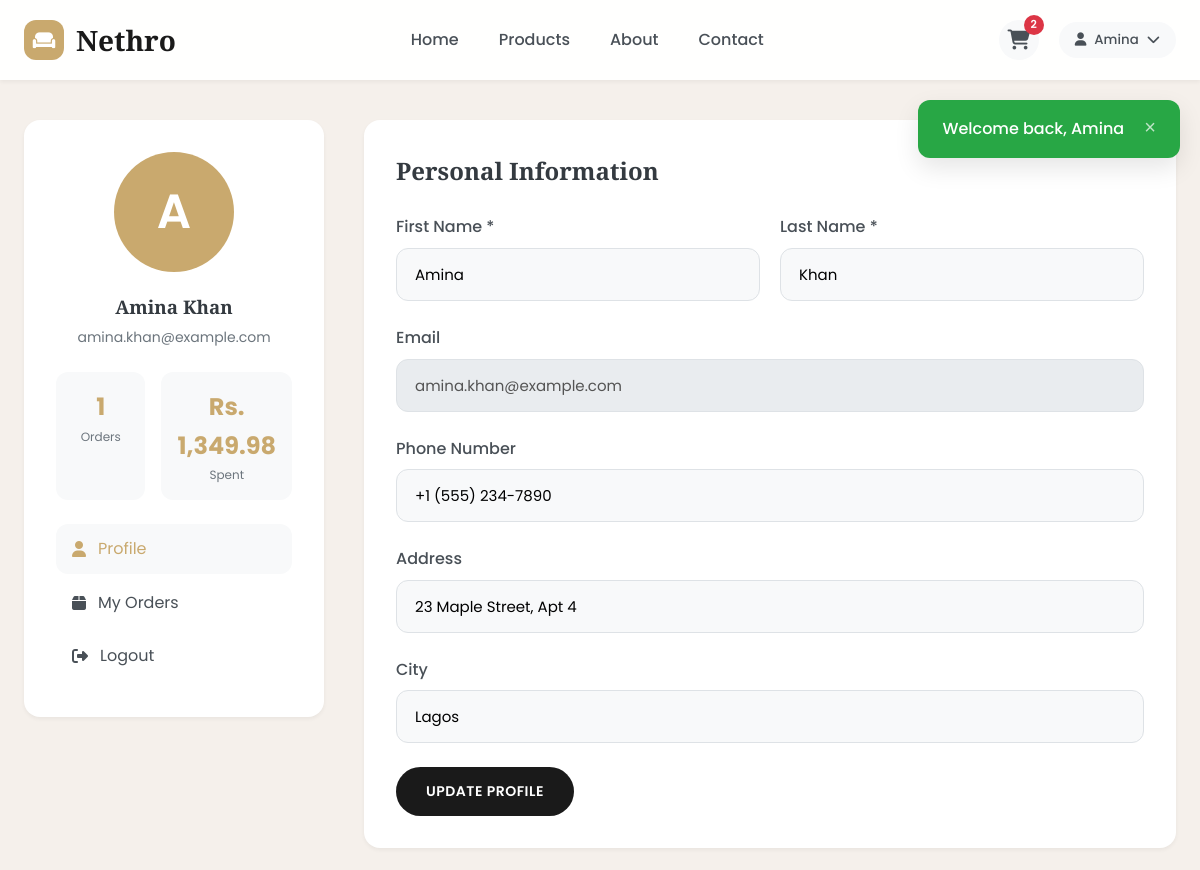
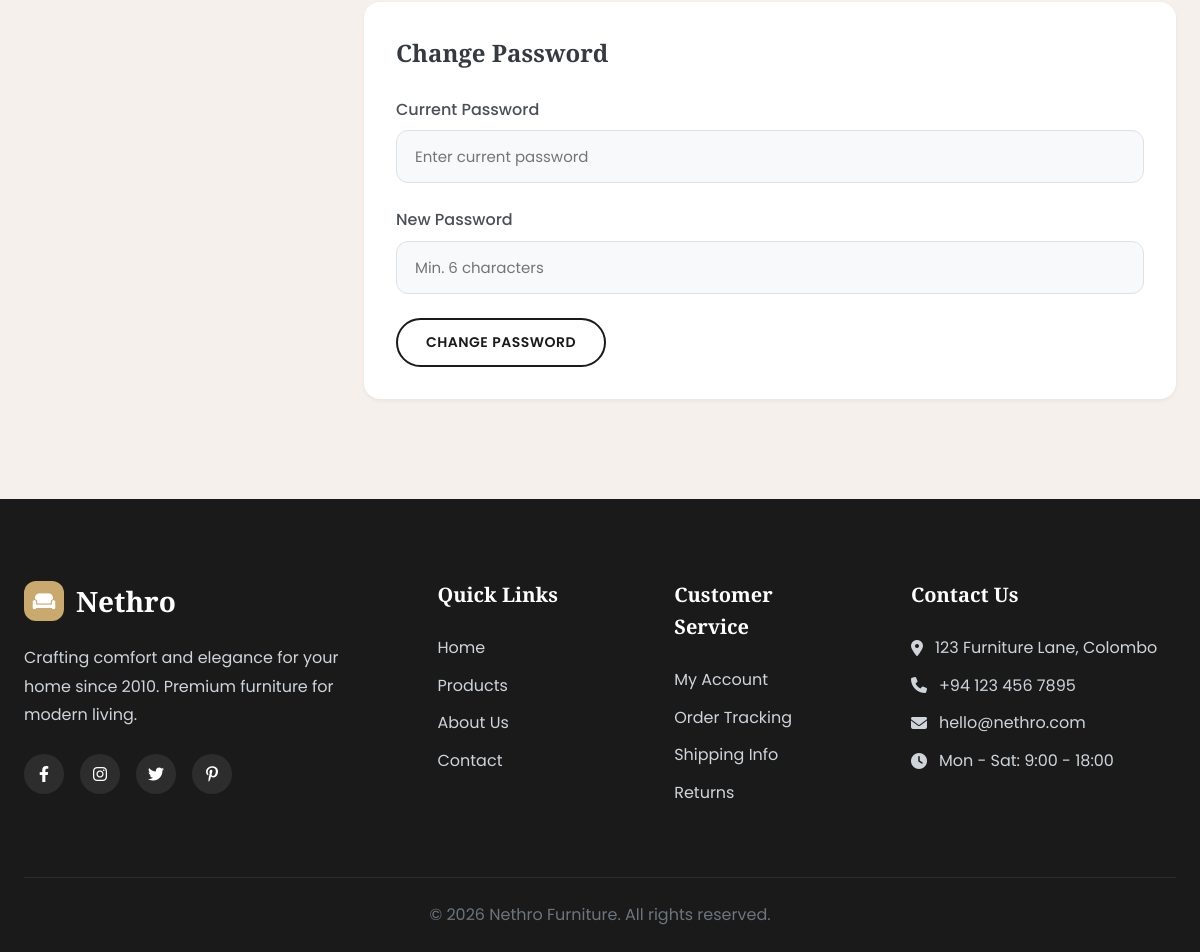
The app's page /profile.php (signed in) with its own data (2 pictures, top to bottom).
### tables this page shows
CREATE TABLE users (
    id INT AUTO_INCREMENT PRIMARY KEY,
    first_name VARCHAR(50) NOT NULL,
    last_name VARCHAR(50) NOT NULL,
    email VARCHAR(100) UNIQUE NOT NULL,
    password VARCHAR(255) NOT NULL,
    phone VARCHAR(20),
    address TEXT,
    city VARCHAR(50),
    created_at TIMESTAMP DEFAULT CURRENT_TIMESTAMP,
    updated_at TIMESTAMP DEFAULT CURRENT_TIMESTAMP ON UPDATE CURRENT_TIMESTAMP
);

### includes/db.php (called while the page is built, shortened)
<?php
$conn = new mysqli(DB_HOST, DB_USER, DB_PASS, DB_NAME);
$conn->set_charset("utf8mb4");
function executeQuery($sql, $types = "", $params = []) {
    global $conn;
    $stmt = $conn->prepare($sql);
    if ($types && !empty($params)) {
        $stmt->bind_param($types, ...$params);
    }
    if (!$stmt->execute()) {
        trigger_error('DB execute failed: ' . $stmt->error, E_USER_WARNING);
    }
    return $stmt;
}
function fetchOne($sql, $types = "", $params = []) {
    $stmt = executeQuery($sql, $types, $params);
    $result = $stmt->get_result();
    return $result->fetch_assoc();
}
if (isset($_SESSION['user_id'])) {
    $current_user = fetchOne("SELECT * FROM users WHERE id = ?", "i", [$_SESSION['user_id']]);
}
function getCartCount() {
    $count = 0;
    if (isset($_SESSION['user_id'])) {
        $result = fetchOne("SELECT SUM(quantity) as count FROM cart WHERE user_id = ?", "i", [$_SESSION['user_id']]);
        $count = $result['count'] ?? 0;
    } elseif (isset($_SESSION['cart_session'])) {
        $result = fetchOne("SELECT SUM(quantity) as count FROM cart WHERE session_id = ?", "s", [$_SESSION['cart_session']]);
        $count = $result['count'] ?? 0;
    }
    return $count;
}
function getFlash() {
    if (isset($_SESSION['flash'])) {
        $flash = $_SESSION['flash'];
        return $flash;
    }
    return null;
}
function formatPrice($price) {
    return 'Rs. ' . number_format($price, 2);
}
?>

### profile.php (the view, shortened to what this page needs)
<?php
require_once 'includes/db.php';
$orderCount = fetchOne("SELECT COUNT(*) as count FROM orders WHERE user_id = ?", "i", [$_SESSION['user_id']]);
$totalSpent = fetchOne("SELECT COALESCE(SUM(final_amount), 0) as total FROM orders WHERE user_id = ? AND status != 'cancelled'", "i", [$_SESSION['user_id']]);
require_once 'includes/header.php';
?>
<section class="section" style="padding-top: 40px;">
    <div class="profile-layout">
        <div class="profile-sidebar">
            <div class="profile-avatar">
                <?php echo strtoupper(substr($current_user['first_name'], 0, 1)); ?>
            </div>
            <h3 style="text-align: center; font-family: var(--font-display); margin-bottom: 4px;"><?php echo htmlspecialchars($current_user['first_name'] . ' ' . $current_user['last_name']); ?></h3>
            <p style="text-align: center; color: var(--gray-600); font-size: 14px; margin-bottom: 24px;"><?php echo htmlspecialchars($current_user['email']); ?></p>
            <div style="display: grid; grid-template-columns: 1fr 1fr; gap: 16px; margin-bottom: 24px; text-align: center;">
                <div style="padding: 16px; background: var(--gray-100); border-radius: var(--radius-md);">
                    <div style="font-size: 24px; font-weight: 700; color: var(--accent);"><?php echo $orderCount['count']; ?></div>
                    <div style="font-size: 12px; color: var(--gray-600);">Orders</div>
                </div>
                <div style="padding: 16px; background: var(--gray-100); border-radius: var(--radius-md);">
                    <div style="font-size: 24px; font-weight: 700; color: var(--accent);"><?php echo formatPrice($totalSpent['total']); ?></div>
                    <div style="font-size: 12px; color: var(--gray-600);">Spent</div>
                </div>
            </div>
            <ul class="profile-menu">
                <li><a href="profile.php" class="active"><i class="fas fa-user"></i> Profile</a></li>
                <li><a href="orders.php"><i class="fas fa-box"></i> My Orders</a></li>
                <li><a href="logout.php"><i class="fas fa-sign-out-alt"></i> Logout</a></li>
            </ul>
        </div>
        <div>
            <div style="background: white; padding: 32px; border-radius: var(--radius-lg); box-shadow: var(--shadow-sm); margin-bottom: 24px;">
                <h3 style="font-family: var(--font-display); margin-bottom: 24px; font-size: 24px;">Personal Information</h3>
                <form method="POST" action="" data-validate>
                    <div class="form-row">
                        <div class="form-group">
                            <label class="form-label">First Name *</label>
                            <input type="text" name="first_name" class="form-control" required value="<?php echo htmlspecialchars($current_user['first_name']); ?>">
                        </div>
                        <div class="form-group">
                            <label class="form-label">Last Name *</label>
                            <input type="text" name="last_name" class="form-control" required value="<?php echo htmlspecialchars($current_user['last_name']); ?>">
                        </div>
                    </div>
                    <div class="form-group">
                        <label class="form-label">Email</label>
                        <input type="email" class="form-control" value="<?php echo htmlspecialchars($current_user['email']); ?>" disabled style="background: var(--gray-200);">
                    </div>
                    <div class="form-group">
                        <label class="form-label">Phone Number</label>
                        <input type="tel" name="phone" class="form-control" value="<?php echo htmlspecialchars($current_user['phone'] ?? ''); ?>">
                    </div>
                    <div class="form-group">
                        <label class="form-label">Address</label>
                        <input type="text" name="address" class="form-control" value="<?php echo htmlspecialchars($current_user['address'] ?? ''); ?>">
                    </div>
                    <div class="form-group">
                        <label class="form-label">City</label>
                        <input type="text" name="city" class="form-control" value="<?php echo htmlspecialchars($current_user['city'] ?? ''); ?>">
                    </div>
                    <button type="submit" class="btn btn-primary">Update Profile</button>
                </form>
            </div>
            <div style="background: white; padding: 32px; border-radius: var(--radius-lg); box-shadow: var(--shadow-sm);">
                <h3 style="font-family: var(--font-display); margin-bottom: 24px; font-size: 24px;">Change Password</h3>
                <form method="POST" action="">
                    <div class="form-group">
                        <label class="form-label">Current Password</label>
                        <input type="password" name="current_password" class="form-control" placeholder="Enter current password">
                    </div>
                    <div class="form-group">
                        <label class="form-label">New Password</label>
                        <input type="password" name="new_password" class="form-control" placeholder="Min. 6 characters" minlength="6">
                    </div>
                    <button type="submit" class="btn btn-outline">Change Password</button>
                </form>
            </div>
        </div>
    </div>
</section>
<?php require_once 'includes/footer.php'; ?>

### includes/header.php (shortened to what this page needs)
<?php
require_once __DIR__ . '/db.php';
$flash = getFlash();
$script = $_SERVER['SCRIPT_NAME'] ?? '';
if (strpos($script, '/admin/') !== false) {
    $base = substr($script, 0, strpos($script, '/admin/'));
} else {
    $base = rtrim(dirname($script), '/');
}
$assetPathPrefix = ($base === '') ? '/' : $base . '/';
?>
<!DOCTYPE html>
<html lang="en">
<head>
    <link rel="stylesheet" href="<?php echo $assetPathPrefix; ?>css/style.css">
    <link rel="stylesheet" href="https://cdnjs.cloudflare.com/ajax/libs/font-awesome/6.4.0/css/all.min.css">
</head>
<body>
    <?php if ($flash): ?>
    <div class="flash-message flash-<?php echo $flash['type']; ?>">
        <?php echo $flash['message']; ?>
        <button onclick="this.parentElement.remove()" class="flash-close">&times;</button>
    </div>
    <?php endif; ?>
    <nav class="navbar">
        <div class="nav-container">
            <a href="<?php echo $assetPathPrefix; ?>index.php" class="logo">
                <span class="logo-icon"><i class="fas fa-couch"></i></span>
                <span class="logo-text">Nethro</span>
            </a>
            <ul class="nav-menu" id="navMenu">
                <li><a href="<?php echo $assetPathPrefix; ?>index.php" class="<?php echo basename($_SERVER['PHP_SELF']) == 'index.php' ? 'active' : ''; ?>">Home</a></li>
                <li><a href="<?php echo $assetPathPrefix; ?>products.php" class="<?php echo basename($_SERVER['PHP_SELF']) == 'products.php' ? 'active' : ''; ?>">Products</a></li>
                <li><a href="<?php echo $assetPathPrefix; ?>about.php">About</a></li>
                <li><a href="<?php echo $assetPathPrefix; ?>contact.php">Contact</a></li>
            </ul>
            <div class="nav-actions">
                <a href="<?php echo $assetPathPrefix; ?>cart.php" class="cart-icon">
                    <i class="fas fa-shopping-cart"></i>
                    <span class="cart-count" id="cartCount"><?php echo getCartCount(); ?></span>
                </a>
                <?php if ($current_user): ?>
                <div class="user-dropdown">
                    <button class="user-btn">
                        <i class="fas fa-user"></i>
                        <span><?php echo htmlspecialchars($current_user['first_name']); ?></span>
                        <i class="fas fa-chevron-down"></i>
                    </button>
                </div>
                <?php endif; ?>
            </div>
        </div>
    </nav>
    <div class="nav-spacer"></div>

### records on screen
users: first_name "Amina", first_name "A", first_name+last_name "Amina Khan", email "amina.khan@example.com", last_name "Khan", phone "+1 (555) 234-7890", address "23 Maple Street, Apt 4", city "Lagos"

### other values on screen
$flash['message'] "Welcome back, Amina"
getCartCount() "2"
$orderCount['count'] "1"
formatPrice($totalSpent['total']) "Rs. 1,349.98"
